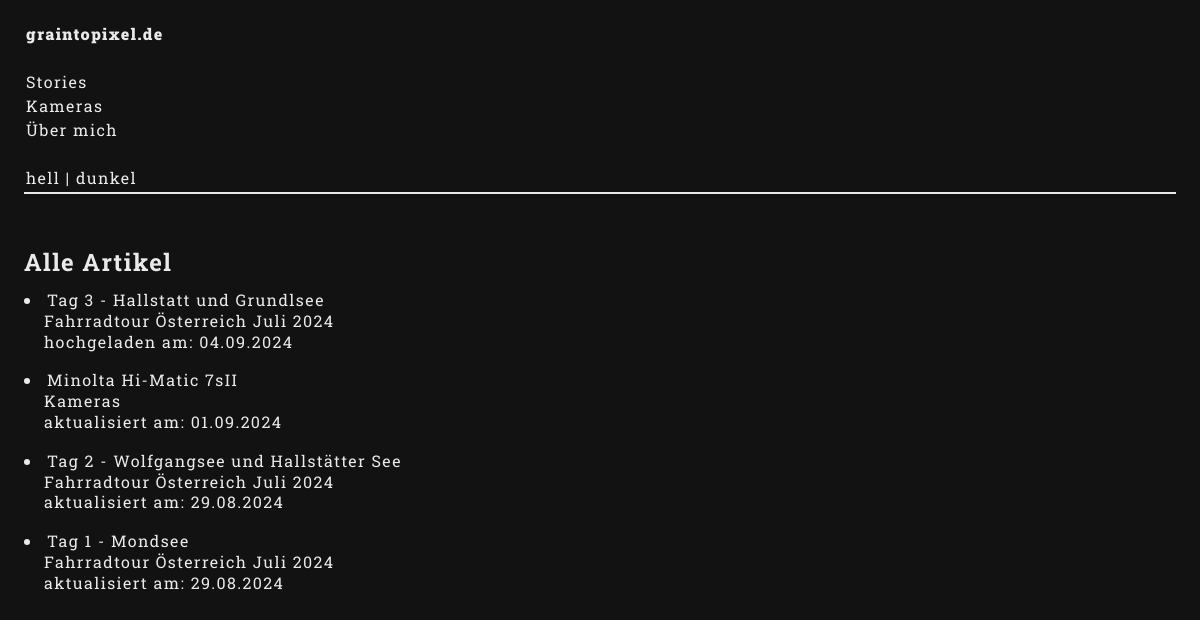
The page / on the database its author committed.
### posts/models.py (models this page shows, shortened)
class Category(models.Model):
    title = models.CharField(max_length=5000)

class Article(models.Model):
    html_template = models.CharField(max_length=5000,  blank=True, choices=[
        ('article_template01.html', 'Story, links Text, rechts Bilder'),
        ('article_template02.html', 'Artikel, links Text, rechts Bilder'),
        ('article_template03.html', 'Artikel, Text, Bild, Tabelle'),
    ])
    category = models.ForeignKey(Category, on_delete=models.CASCADE, null=True, blank=True)
    title = models.CharField(max_length=5000)
    intro_text = RichTextField(null=True, blank=True)
    seperated_texts = models.TextField(max_length=1000000, null=True, blank=True)
    images = models.ManyToManyField(Image, through='ArticleImage', related_name='articles')
    author = models.CharField(max_length=5000, default='Oskar Antretter', null=True)
    created_at = models.DateTimeField(default=datetime.now, blank=True)
    updated_at = models.DateTimeField(default=datetime.now, blank=True)

class Story(models.Model):
    title = models.CharField(max_length=5000, null=True, blank=True)
    first_chapter = models.ForeignKey(Article, on_delete=models.CASCADE, null=True, blank=True)
    chapters = models.ManyToManyField(Article, related_name='articles', null=True, blank=True)

### posts/views.py (the view)
# urls.py: path('', views.index, name='index'),
def index(request):
    categories = Category.objects.all()
    articles = Article.objects.all().order_by('-updated_at')
    stories = Story.objects.all()
    return render(request, 'index.html', {
        'articles': articles,
        'stories': stories,
        'categories': categories,
    })

### templates/index.html (shortened to what this page needs)
{%load static%}
<!DOCTYPE html>
<html lang="de">
<head>
    <link rel="stylesheet" href="{% static 'css/style.css' %}">
</head>
<body>
    <div class="wrapper">
        <div class="menu-section">
            <table>
                <tr>
                    <td class="main-nav">
                        <div>
                            <nav>
                                <a class="bold-text" href="/">graintopixel.de</a>
                                <br>
                                <br>
                                <a href="category/stories">Stories</a>
                                <br>
                                {% for category in categories %}
                                <a href="category/{{category.title}}">{{category.title}}</a>
                                <br>
                                {% endfor %}
                                <br>
                                <a onclick="styleBright()">hell</a>&nbsp;|&nbsp;<a onclick="styleDark()">dunkel</a>
                            </nav>
                        </div>
                    </td>
                </tr>
            </table>
        </div>
        <div class="content-preview-section">
            <h2>Alle Artikel</h2>
            <ul class="content-list-mobile">
                {% for article in articles %}
                <li>
                    {% if article.category.title%}
                        {% if article.updated_at > article.created_at %}
                            <a href="category/{{article.category.title}}/article/{{article.id}}">{{article.title}} <br> {{article.category.title}} <br> aktualisiert am: {{article.updated_at|date:"d.m.Y"}}</a>
                        {% else %}
                            <a href="category/{{article.category.title}}/article/{{article.id}}">{{article.title}} <br> {{article.category.title}} <br> hochgeladen am: {{article.created_at|date:"d.m.Y"}}</a>
                        {% endif %}
                    {% else%}
                        {% for story in stories %}
                            {% for chapter in story.chapters.all %}
                                {% if chapter.title and chapter.id == article.id %}
                                    {% if article.updated_at > article.created_at %}
                                        <a href="story/{{story.id}}/article/{{article.id}}">{{article.title}} <br> {{story.title}}<br> aktualisiert am: {{article.updated_at|date:"d.m.Y"}}</a>
                                    {% else %}
                                        <a href="story/{{story.id}}/article/{{article.id}}">{{article.title}} <br> {{story.title}}<br> hochgeladen am: {{article.created_at|date:"d.m.Y"}}</a>
                                    {% endif %}
                                {% endif %}
                            {% endfor %}
                        {% endfor %}
                    {% endif %}
                </li>
                {% endfor %}
            </ul>
            <br>
        </div>
    </div>
</body>
</html>

### static/css/style.css (style rules this page uses)
:root { --c-background: #121212; --c-font: #eaeaea; --c-linksHover: #ffa42e; --c-decoration: #eaeaea; --font: "Roboto Slab"; --font-wheight: 400; --line-height: 1.5; --letter-spacing: 1.4px; --word-spacing: normal; }
* { margin: 0; padding: 0; scrollbar-color: var(--c-font) #eaeaea00; scrollbar-width: thin; }
body { background-color: var(--c-background); color: var(--c-font); font-size: 12pt; line-height: var(--line-height); font-family: var(--font); font-weight: var(--font-wheight); letter-spacing: var(--letter-spacing); word-spacing: var(--word-spacing); }
li { list-style-position: inside; text-indent: -20px; padding-left: 20px; }
.content-list-mobile li { line-height: 1.3; padding-bottom: 18px; }
.wrapper { width: 96vw; display: flex; flex-wrap: wrap; margin-left: 15px; margin-right: 15px; height: 95vh; margin: 0 auto; margin-top: 20px; align-content: start; }
.content-preview-section { width: 100%; height: fit-content; margin: 0 auto; }
.menu-section { width: 100%; border-bottom: 2px solid var(--c-decoration); margin-bottom: 50px; height: fit-content; box-sizing: border-box; }
h2 { padding-bottom: 10px; }
a { color: var(--c-font); text-decoration: none; }
.bold-text { font-weight: 1000; }
table { width: 100%; }

### rows shown on the page
Category: title "Kameras"
Category: title "Über mich"
Article: title "Tag 3 - Hallstatt und Grundlsee", created_at "04.09.2024"
Story: title "Fahrradtour Österreich Juli 2024"
Article: title "Minolta Hi-Matic 7sII", category "Kameras", updated_at "01.09.2024"
Article: title "Tag 2 - Wolfgangsee und Hallstätter See", updated_at "29.08.2024"
Article: title "Tag 1 - Mondsee", updated_at "29.08.2024"
